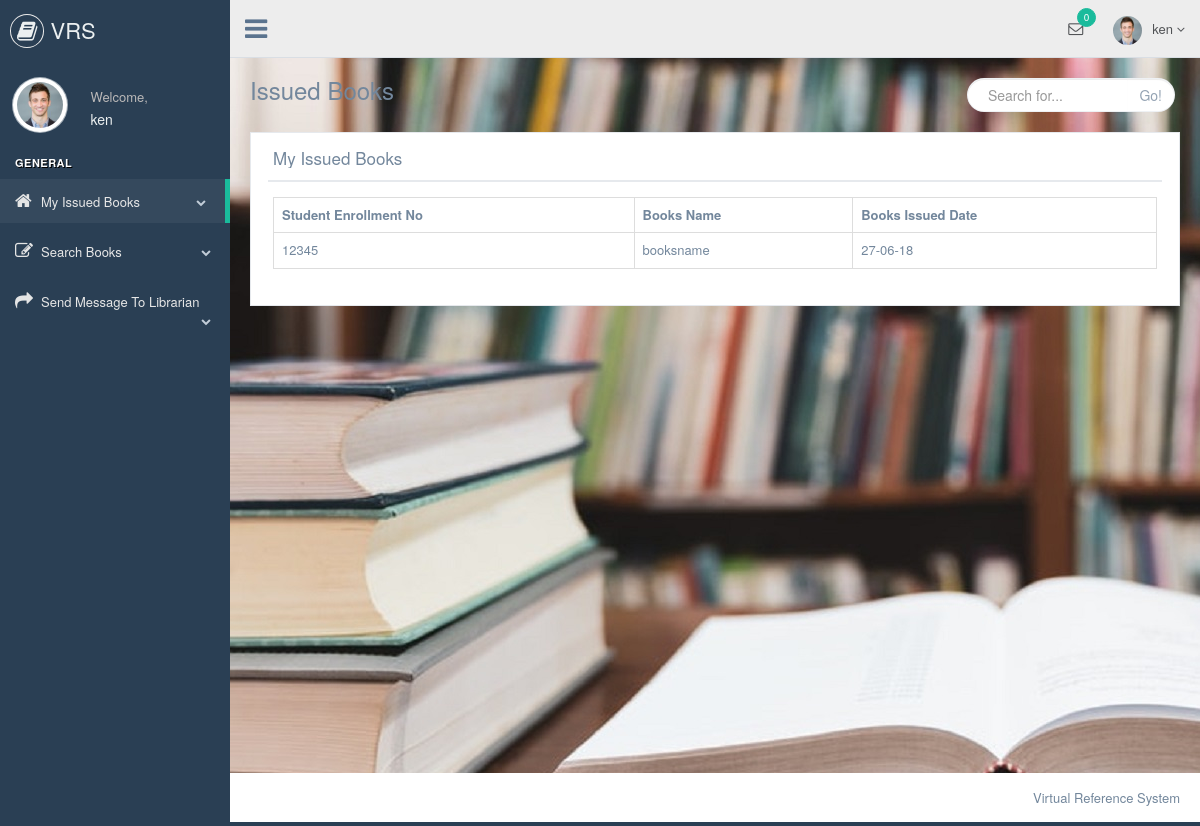
The page /VRS/student/my_issued_books.php (signed in) on the database its author committed.
### tables this page shows
CREATE TABLE `issue_books` (
  `id` int(5) NOT NULL,
  `student_enrollment` varchar(50) NOT NULL,
  `student_name` varchar(50) NOT NULL,
  `student_sem` varchar(50) NOT NULL,
  `student_contact` varchar(50) NOT NULL,
  `student_email` varchar(50) NOT NULL,
  `books_name` varchar(50) NOT NULL,
  `books_issue_date` varchar(50) NOT NULL,
  `books_return_date` varchar(50) NOT NULL,
  `student_username` varchar(50) NOT NULL
);

### VRS/student/my_issued_books.php (the view, shortened to what this page needs)
	<?php
include "header.php";
?>
        <div class="right_col" role="main" style="background-image: url(images/library2.jpg);">
            <div class="">
                <div class="page-title">
                    <div class="title_left">
                        <h3>Issued Books</h3>
                    </div>
                    <div class="title_right">
                        <div class="col-md-5 col-sm-5 col-xs-12 form-group pull-right top_search">
                            <div class="input-group">
                                <input type="text" class="form-control" placeholder="Search for...">
                    <span class="input-group-btn">
                      <button class="btn btn-default" type="button">Go!</button>
                    </span>
                            </div>
                        </div>
                    </div>
                </div>
                <div class="clearfix"></div>
                <div class="row" style="min-height:500px">
                    <div class="col-md-12 col-sm-12 col-xs-12">
                        <div class="x_panel">
                            <div class="x_title">
                                <h2>My Issued Books</h2>
                                <div class="clearfix"></div>
                            </div>
                            <div class="x_content">
                                <table class="table table-bordered">
								 <th>
								 Student Enrollment No
								 </th>
								 <th>
								 Books Name
								 </th>
								<th>
								Books Issued Date
								</th>
								<?php
								$res=mysqli_query($link,"select * from issue_books where student_username='$_SESSION[username]'");
								while($row=mysqli_fetch_array($res))
								{
									echo "<tr>";
									echo "<td>";
									echo $row["student_enrollment"];
									echo "</td>";
									echo "<td>";
									echo $row["books_name"];
									echo "</td>";
									echo "<td>";
									echo $row["books_issue_date"];
									echo "</td>";
									echo "</tr>";
								}
								?>
								</table>
                            </div>
                        </div>
                    </div>
                </div>
            </div>
        </div>
        <?php
		include "footer.php";
		?>

### rows shown on the page
issue_books: student_enrollment "12345", books_name "booksname", books_issue_date "27-06-18"

### other values the page prints
$_SESSION["username"] "ken"
$tot "0"
